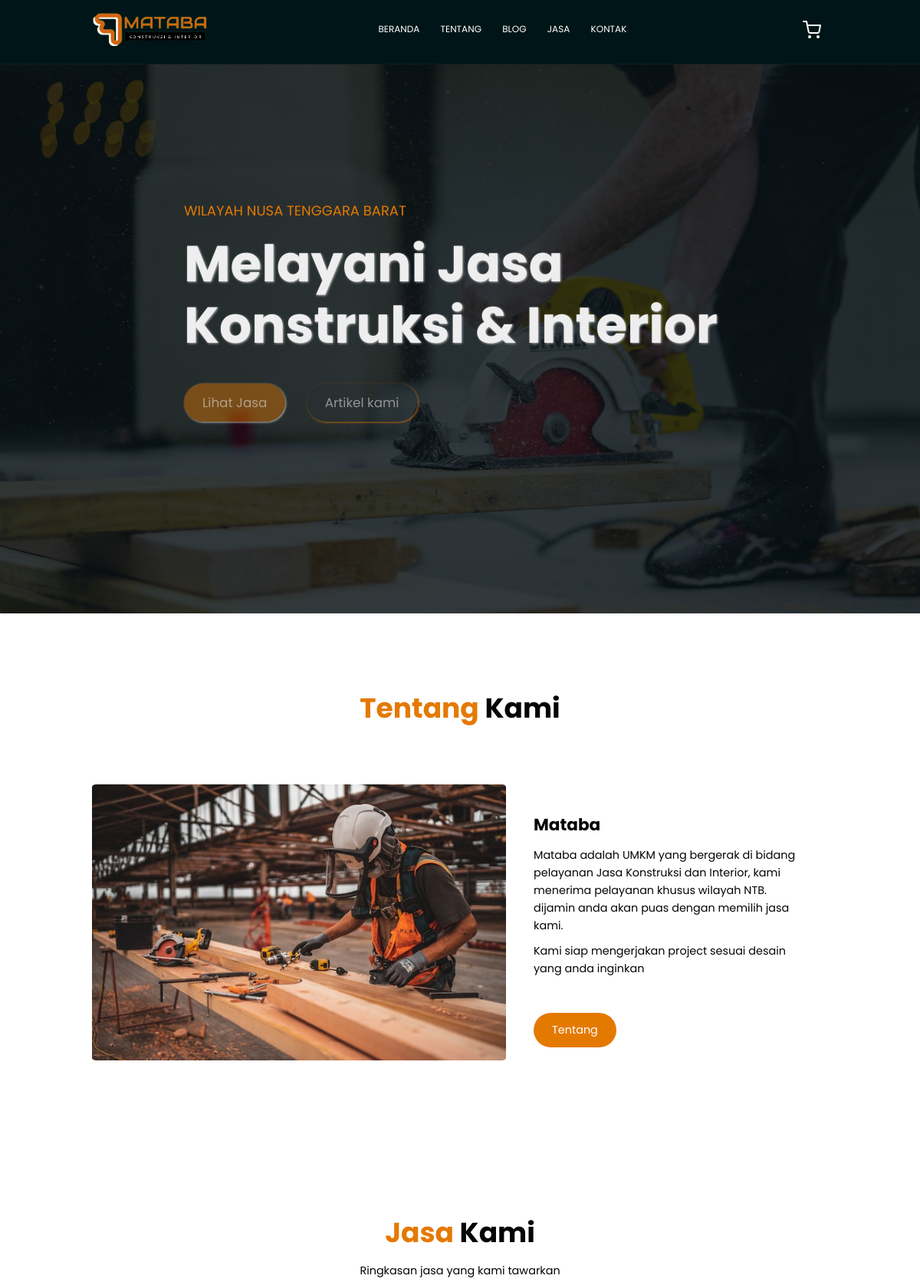
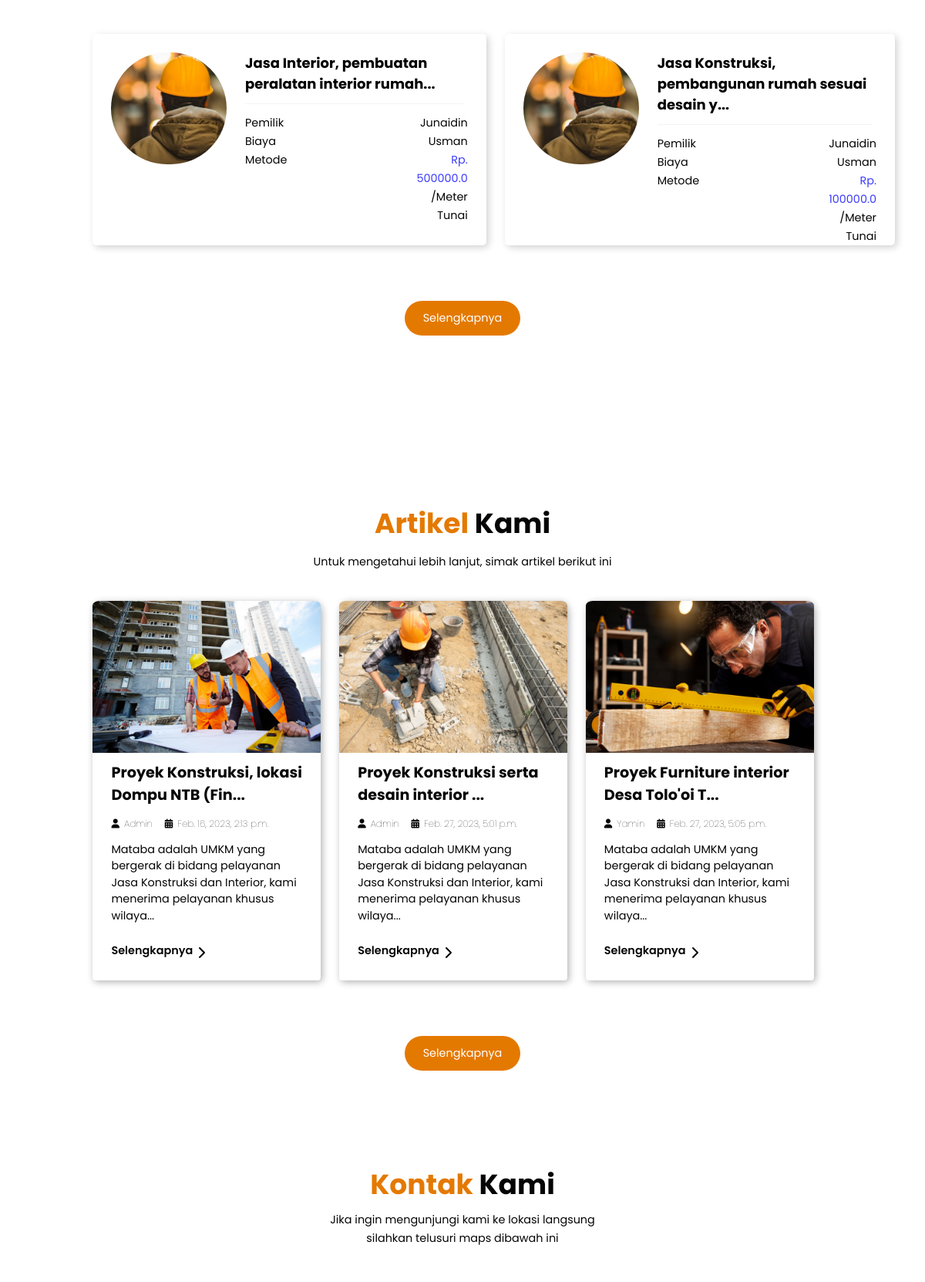
The page / (upper part) on the database its author committed (2 pictures, top to bottom).
### mywebsite/models.py (models this page shows, shortened)
class Jasa(models.Model):
    nama = models.CharField(max_length=50, null=True)
    gambar = models.ImageField( upload_to='static/', default='static/artikel/mebel.jpg')
    judul = models.CharField(max_length=200, null=True, blank=True)
    deskripsi = models.TextField( blank=True)
    pembayaran = models.FloatField()
    datetime = models.DateTimeField(auto_now_add=True, null=True)
    pengerjaan = models.CharField(max_length=50, null=True)

class Blog(models.Model):
    judul = models.CharField(max_length=200, null=True, blank=True)
    gambar = models.ImageField(upload_to='static/', default='static/artikel/mebel.jpg')
    nama = models.CharField(max_length=50, null=True)
    datetime = models.DateTimeField(auto_now_add=True, null=True)
    deskripsi = models.TextField( blank=True)

### mywebsite/views.py (the view)
# urls.py: path('', views.jasahome, name='jasahome',),
def jasahome(req):
    jasapage=Jasa.objects.all()
    blogpage=Blog.objects.all()
    page = req.GET.get('page', 1)
    paginator = Paginator(blogpage, 3)
    try:
        blogpage = paginator.page(page)
    except PageNotAnInteger:
        blogpage = paginator.page(1)
    except EmptyPage:
        blogpage = paginator.page(paginator.num_pages)
    context={
        'jasapage':jasapage,
        'blogpage':blogpage,
    }
    return render(req, 'home/home.html', context)

### mywebsite/templates/home/home.html (shortened to what this page needs)
<!DOCTYPE html>
<html lang="en">
  <head>
  </head>
  <body>
    {% block content %}
    <nav class="navbar">
      <a href="#" class="navbar-logo"
        ><img src="../static/img/logo03.png" alt=""
      /></a>
      <div class="navbar-nav">
        <a href="/">BERANDA</a>
        <a href="/about">TENTANG</a>
        <a href="/blog">BLOG</a>
        <a href="/jasa">JASA</a>
        <a href="#contact">KONTAK</a>
      </div>
      <div class="navbar-extra">
        <a href="#" id="shopping-cart"> <i data-feather="shopping-cart"></i></a>
      </div>
    </nav>
    <section class="hero" id="home">
      <main class="content">
        <p>WILAYAH NUSA TENGGARA BARAT</p>
        <h1>Melayani Jasa Konstruksi & Interior</h1>
        <a href="#jasa" class="cta">Lihat Jasa</a>
        <a href="#artikel" class="ct">Artikel kami</a>
      </main>
    </section>
    <section id="about" class="about">
      <h2><span>Tentang</span> Kami</h2>
      <div class="row">
        <div class="about-img">
          <img
            src="../static/img/artikel/tentang-kami.jpg"
            alt="Tentang Kami"
          />
        </div>
        <div class="content">
          <h3>Mataba</h3>
          <p>
            Mataba adalah UMKM yang bergerak di bidang pelayanan Jasa Konstruksi
            dan Interior, kami menerima pelayanan khusus wilayah NTB. dijamin
            anda akan puas dengan memilih jasa kami.
          </p>
          <p>Kami siap mengerjakan project sesuai desain yang anda inginkan</p>
          <a href="/about" class="button">Tentang</a>
        </div>
      </div>
    </section>
    <section id="jasa" class="jasa">
      <h2><span>Jasa</span> Kami</h2>
      <p class="sub">Ringkasan jasa yang kami tawarkan</p>
      <div class="container">
        {% for j in jasapage%}
        <div class="row">
          <div class="jasa-img">
            {% if j.gambar %}
            <img src="{{j.gambar.url}}" alt="" />
            {% endif %}
          </div>
          <div class="content">
            <a href="#"><h3>{{j.judul|safe|slice:":50" }}...</h3></a>
            <div class="titl"></div>
            <div class="col">
              <div class="title">
                <div class="pep">
                  <span class="pemilik">Pemilik</span>
                </div>
                <div class="pep">
                  <span class="tanggal">Biaya</span>
                </div>
                <div class="pep">
                  <span class="estimasi">Metode</span>
                </div>
              </div>
              <div class="title-value">
                <div class="pep-value">
                  <span class="value1">{{j.nama}}</span>
                </div>
                <div class="pepvalue">
                  <span class="value2" style="color: rgb(61, 61, 252)"
                    >Rp. {{j.pembayaran}}</span
                  >
                  /Meter
                </div>
                <div class="pepvalue">
                  <span class="value3">Tunai</span>
                </div>
              </div>
            </div>
          </div>
        </div>
        {% endfor %}
      </div>
      <div class="btn">
        <a href="/jasa" class="tombol">Selengkapnya </a>
      </div>
    </section>
    <section id="artikel" class="artikel">
      <h2><span>Artikel</span> Kami</h2>
      <p class="sub">
        Untuk mengetahui lebih lanjut, simak artikel berikut ini
      </p>
      <div class="cont">
        {% for i in blogpage%}
        <div class="conta">
          <div class="container">
            <div class="row">
              <div class="artikel-img">
                {% if i.gambar %}
                <img src="{{i.gambar.url}}" alt="image blog" />
                {% endif %}
              </div>
              <div class="content">
                <h3>{{i.judul|safe|slice:":40" }}...</h3>
                <p class="blog-icon">
                  <span><i class="fa-solid fa-user"></i>{{i.nama}}</span>
                  <span
                    ><i class="fa-solid fa-calendar-days"></i
                    >{{i.datetime}}</span
                  >
                </p>
                <p>{{i.deskripsi|safe|slice:":120" }}...</p>
                <a href="/detailblog/{{i.id}}" class="button"
                  >Selengkapnya <i data-feather="chevron-right"></i
                ></a>
              </div>
            </div>
          </div>
        </div>
        {% endfor %}
      </div>
      <div class="btn">
        <a href="/blog" class="tombol">Selengkapnya </a>
      </div>
    </section>
    <section id="contact" class="kontak">
      <h2><span>Kontak</span> Kami</h2>
      <p>
        Jika ingin mengunjungi kami ke lokasi langsung silahkan telusuri maps
        dibawah ini
      </p>
    </section>
    {% endblock %}
  </body>
</html>

### rows shown on the page
Jasa: gambar (picture), judul "Jasa Interior, pembuatan peralatan interior rumah", nama "Junaidin Usman", pembayaran "500000.0"
Jasa: gambar (picture), judul "Jasa Konstruksi, pembangunan rumah sesuai desain y", nama "Junaidin Usman", pembayaran "100000.0"
Blog: gambar (picture), judul "Proyek Konstruksi, lokasi Dompu NTB (Fin", nama "Admin", datetime "Feb. 16, 2023, 2:13 p.m.", deskripsi "Mataba adalah UMKM yang bergerak di bidang pelayanan Jasa Konstruksi dan Interior, kami menerima pelayanan khusus wilaya"
Blog: gambar (picture), judul "Proyek Konstruksi serta desain interior", nama "Admin", datetime "Feb. 27, 2023, 5:01 p.m.", deskripsi "Mataba adalah UMKM yang bergerak di bidang pelayanan Jasa Konstruksi dan Interior, kami menerima pelayanan khusus wilaya"
Blog: gambar (picture), judul "Proyek Furniture interior Desa Tolo'oi T", nama "Yamin", datetime "Feb. 27, 2023, 5:05 p.m.", deskripsi "Mataba adalah UMKM yang bergerak di bidang pelayanan Jasa Konstruksi dan Interior, kami menerima pelayanan khusus wilaya"
